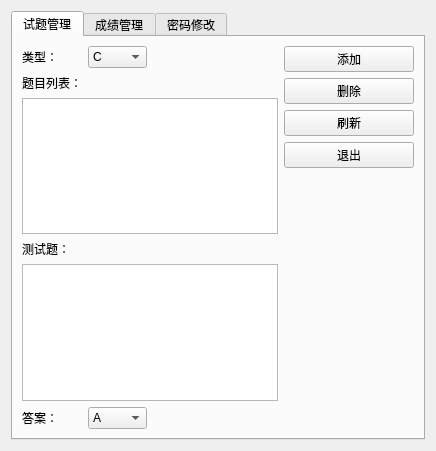
<?xml version="1.0" encoding="UTF-8"?>
<ui version="4.0">
 <class>teacherform</class>
 <widget class="QWidget" name="teacherform">
  <property name="geometry">
   <rect>
    <x>0</x>
    <y>0</y>
    <width>436</width>
    <height>451</height>
   </rect>
  </property>
  <property name="windowTitle">
   <string>Form</string>
  </property>
  <layout class="QGridLayout" name="gridLayout">
   <item row="0" column="0">
    <widget class="QTabWidget" name="tabWidget">
     <property name="currentIndex">
      <number>0</number>
     </property>
     <widget class="QWidget" name="tab">
      <attribute name="title">
       <string>试题管理</string>
      </attribute>
      <layout class="QGridLayout" name="gridLayout_4">
       <item row="0" column="0">
        <layout class="QGridLayout" name="gridLayout_2">
         <item row="0" column="0">
          <widget class="QLabel" name="label_4">
           <property name="text">
            <string>类型：</string>
           </property>
          </widget>
         </item>
         <item row="0" column="1">
          <widget class="QComboBox" name="cbxType">
           <item>
            <property name="text">
             <string>C</string>
            </property>
           </item>
           <item>
            <property name="text">
             <string>C++</string>
            </property>
           </item>
           <item>
            <property name="text">
             <string>Java</string>
            </property>
           </item>
           <item>
            <property name="text">
             <string>C#</string>
            </property>
           </item>
          </widget>
         </item>
         <item row="1" column="0">
          <widget class="QLabel" name="label_3">
           <property name="text">
            <string>题目列表：</string>
           </property>
          </widget>
         </item>
         <item row="2" column="0" colspan="4">
          <widget class="QListView" name="lvTitle"/>
         </item>
         <item row="3" column="0">
          <widget class="QLabel" name="label_2">
           <property name="text">
            <string>测试题：</string>
           </property>
          </widget>
         </item>
         <item row="4" column="0" colspan="4">
          <widget class="QListView" name="lvContent"/>
         </item>
         <item row="5" column="0">
          <widget class="QLabel" name="label">
           <property name="text">
            <string>答案：</string>
           </property>
          </widget>
         </item>
         <item row="5" column="1">
          <widget class="QComboBox" name="cbxAns">
           <item>
            <property name="text">
             <string>A</string>
            </property>
           </item>
           <item>
            <property name="text">
             <string>B</string>
            </property>
           </item>
           <item>
            <property name="text">
             <string>C</string>
            </property>
           </item>
           <item>
            <property name="text">
             <string>D</string>
            </property>
           </item>
          </widget>
         </item>
        </layout>
       </item>
       <item row="0" column="1">
        <layout class="QGridLayout" name="gridLayout_3">
         <item row="0" column="0">
          <widget class="QPushButton" name="btnAdd">
           <property name="text">
            <string>添加</string>
           </property>
          </widget>
         </item>
         <item row="1" column="0">
          <widget class="QPushButton" name="btnDel">
           <property name="text">
            <string>删除</string>
           </property>
          </widget>
         </item>
         <item row="2" column="0">
          <widget class="QPushButton" name="btnRefresh">
           <property name="text">
            <string>刷新</string>
           </property>
          </widget>
         </item>
         <item row="3" column="0">
          <widget class="QPushButton" name="btnQuit">
           <property name="text">
            <string>退出</string>
           </property>
          </widget>
         </item>
         <item row="4" column="0">
          <spacer name="verticalSpacer">
           <property name="orientation">
            <enum>Qt::Vertical</enum>
           </property>
           <property name="sizeHint" stdset="0">
            <size>
             <width>20</width>
             <height>118</height>
            </size>
           </property>
          </spacer>
         </item>
        </layout>
       </item>
      </layout>
     </widget>
     <widget class="QWidget" name="tab_2">
      <attribute name="title">
       <string>成绩管理</string>
      </attribute>
      <layout class="QGridLayout" name="gridLayout_5">
       <item row="0" column="0" colspan="4">
        <widget class="QTableView" name="tvScore_2"/>
       </item>
       <item row="1" column="0">
        <widget class="QLabel" name="label_5">
         <property name="text">
          <string>学生学号：</string>
         </property>
        </widget>
       </item>
       <item row="1" column="1">
        <widget class="QLineEdit" name="leStdNum_2"/>
       </item>
       <item row="1" column="2">
        <spacer name="horizontalSpacer">
         <property name="orientation">
          <enum>Qt::Horizontal</enum>
         </property>
         <property name="sizeHint" stdset="0">
          <size>
           <width>79</width>
           <height>20</height>
          </size>
         </property>
        </spacer>
       </item>
       <item row="1" column="3">
        <widget class="QPushButton" name="btnSearch_2">
         <property name="text">
          <string>查询</string>
         </property>
        </widget>
       </item>
      </layout>
     </widget>
     <widget class="QWidget" name="tab_3">
      <attribute name="title">
       <string>密码修改</string>
      </attribute>
      <widget class="QLineEdit" name="leOldPwd_3">
       <property name="geometry">
        <rect>
         <x>140</x>
         <y>50</y>
         <width>113</width>
         <height>27</height>
        </rect>
       </property>
      </widget>
      <widget class="QLineEdit" name="leNewPwd_3">
       <property name="geometry">
        <rect>
         <x>140</x>
         <y>110</y>
         <width>113</width>
         <height>27</height>
        </rect>
       </property>
      </widget>
      <widget class="QLineEdit" name="leNewPwd2_3">
       <property name="geometry">
        <rect>
         <x>140</x>
         <y>170</y>
         <width>113</width>
         <height>27</height>
        </rect>
       </property>
      </widget>
      <widget class="QPushButton" name="btnOk_3">
       <property name="geometry">
        <rect>
         <x>20</x>
         <y>250</y>
         <width>97</width>
         <height>27</height>
        </rect>
       </property>
       <property name="text">
        <string>保存</string>
       </property>
      </widget>
      <widget class="QPushButton" name="btnQuit_3">
       <property name="geometry">
        <rect>
         <x>150</x>
         <y>250</y>
         <width>97</width>
         <height>27</height>
        </rect>
       </property>
       <property name="text">
        <string>取消</string>
       </property>
      </widget>
      <widget class="QLabel" name="label_6">
       <property name="geometry">
        <rect>
         <x>20</x>
         <y>50</y>
         <width>67</width>
         <height>17</height>
        </rect>
       </property>
       <property name="text">
        <string>旧密码：</string>
       </property>
      </widget>
      <widget class="QLabel" name="label_7">
       <property name="geometry">
        <rect>
         <x>20</x>
         <y>110</y>
         <width>67</width>
         <height>17</height>
        </rect>
       </property>
       <property name="text">
        <string>新密码</string>
       </property>
      </widget>
      <widget class="QLabel" name="label_8">
       <property name="geometry">
        <rect>
         <x>20</x>
         <y>180</y>
         <width>67</width>
         <height>17</height>
        </rect>
       </property>
       <property name="text">
        <string>确认密码：</string>
       </property>
      </widget>
     </widget>
    </widget>
   </item>
  </layout>
 </widget>
 <resources/>
 <connections/>
</ui>
